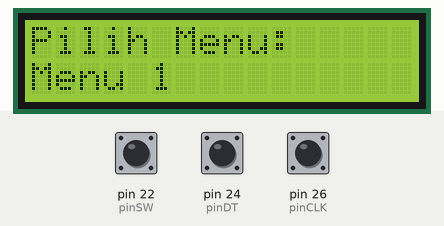
A sketch run on a simulated Arduino Mega 2560, built with avr-gcc and run on an emulated ATmega2560. Parts: 16×2 character LCD. The inputs (shaded band) are chosen by the test bench; at power-on: pin 22 (pinSW) HIGH, pin 26 (pinCLK) HIGH, pin 24 (pinDT) HIGH.

Above: at 2.2 s.
2.3 s: pin 22 (pinSW) pulled LOW for 3.2 s
At 2.7 s:
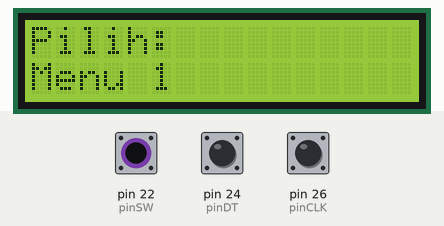
7.8 s: pin 26 (pinCLK) pulled LOW for 0.15 s
At 7.87 s:
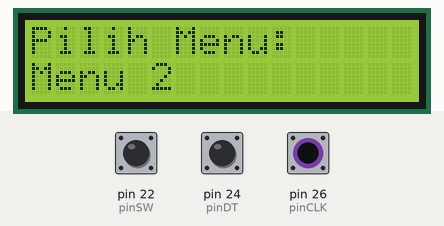
Timing chart, 0 to 10.8 s (numbered marks = the images above; inputs shaded):
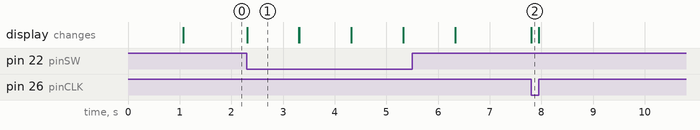

Measured:
- after the input at 2.3 s, the display: changes at once (image 1)
- after the input at 7.8 s, the display: changes at once (image 2)
- what the display in image 1 shows lasts 1.0 s, from 2.3 s to 3.3 s

The sketch:

Lat_22.ino
```cpp
#include <LiquidCrystal.h>

// SETTING DISPLAY I2C

const int rs = 12, en = 11, d4 = 5, d5 = 4, d6 = 3, d7 = 2;     // Pin-nya I2C
LiquidCrystal lcd(rs, en, d4, d5, d6, d7);

// AKHIR SETTING DISPLAY


const int pinCLK = 26;
const int pinDT  = 24;
const int pinSW  = 22;

int lastCLK;
int menuIndex = 0;
const int totalMenu = 3;

void setup() {
  pinMode(pinCLK, INPUT_PULLUP);
  pinMode(pinDT, INPUT_PULLUP);
  pinMode(pinSW, INPUT_PULLUP);

  lcd.begin(16, 2);
  lcd.setCursor(0,0);
  lcd.print("Rotary Menu");
  delay(1000);

  lastCLK = digitalRead(pinCLK);
  showMenu();
}

void loop() {
  int currentCLK = digitalRead(pinCLK);

  // Deteksi putaran encoder
  if (currentCLK != lastCLK) {
    if (digitalRead(pinDT) != currentCLK) {
      menuIndex++;
    } else {
      menuIndex--;
    }

    if (menuIndex < 0) menuIndex = totalMenu - 1;
    if (menuIndex >= totalMenu) menuIndex = 0;

    showMenu();
  }
  lastCLK = currentCLK;

  // Deteksi tombol tekan
  if (digitalRead(pinSW) == LOW) {
    lcd.clear();
    lcd.setCursor(0,0);
    lcd.print("Pilih:");
    lcd.setCursor(0,1);
    lcd.print("Menu ");
    lcd.print(menuIndex+1);
    delay(1000);
    showMenu();
  }
}

void showMenu() {
  lcd.clear();
  lcd.setCursor(0,0);
  lcd.print("Pilih Menu:");
  lcd.setCursor(0,1);
  lcd.print("Menu ");
  lcd.print(menuIndex+1);
}
```
